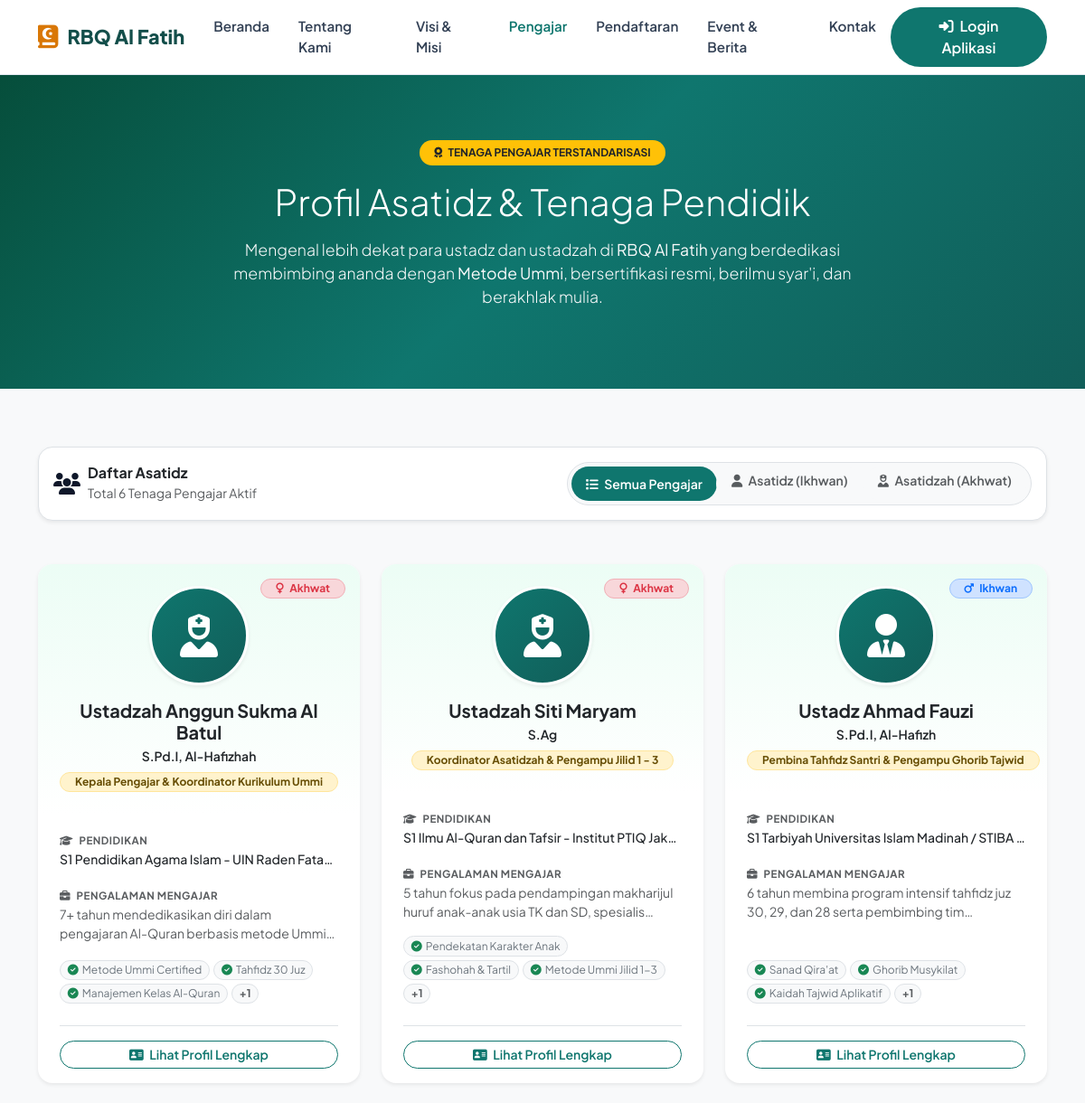
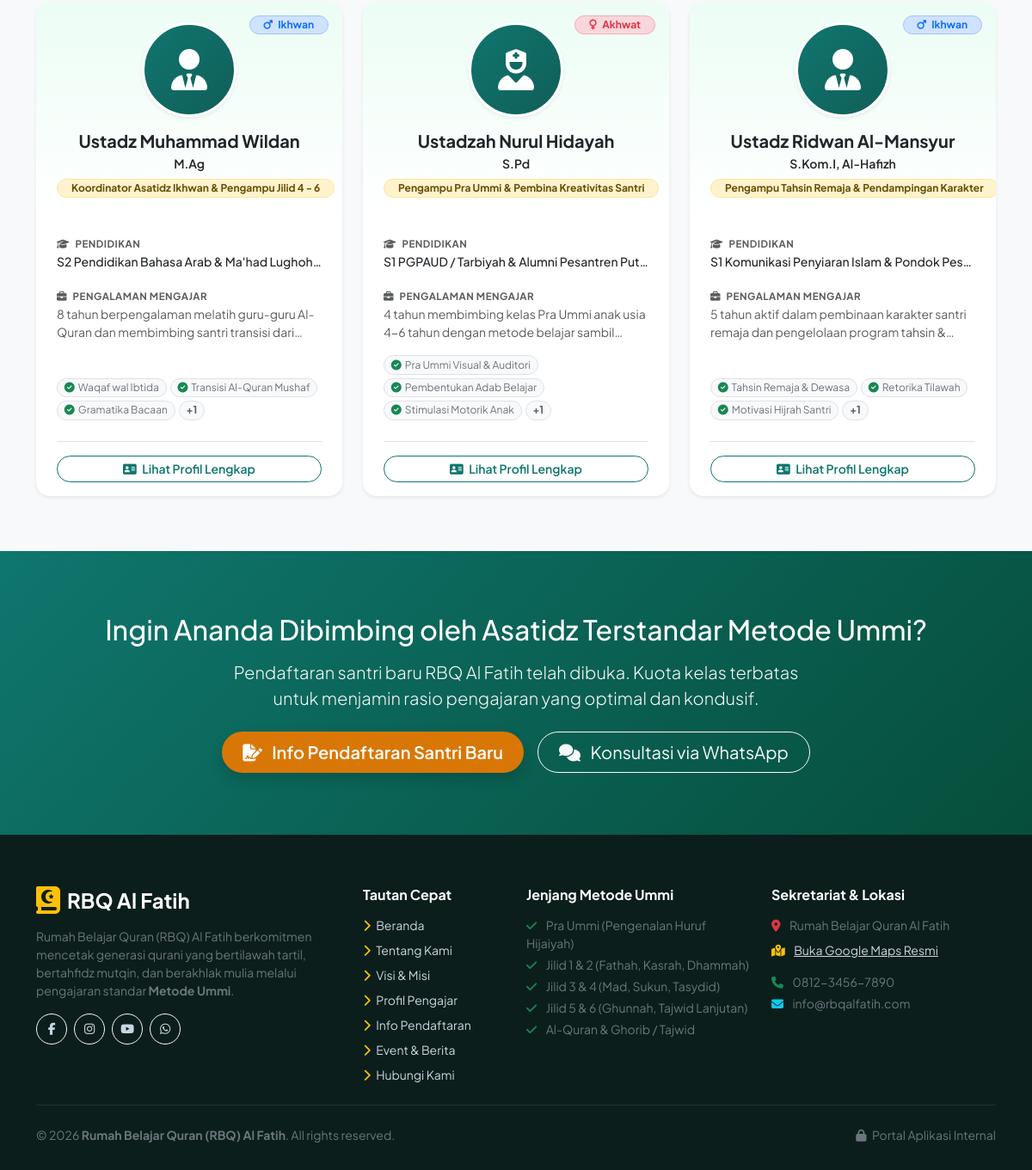
The page /index.php/profil/pengajar on the database its author committed (2 pictures, top to bottom).
### tables this page shows
CREATE TABLE `pengajar` (
  `id` int unsigned NOT NULL AUTO_INCREMENT,
  `user_id` int unsigned DEFAULT NULL,
  `nama` varchar(150) NOT NULL,
  `gelar` varchar(100) DEFAULT NULL,
  `jenis_kelamin` enum('L','P') NOT NULL DEFAULT 'L',
  `jabatan` varchar(150) NOT NULL,
  `foto` varchar(255) DEFAULT NULL,
  `pendidikan` varchar(255) NOT NULL,
  `sertifikasi` text,
  `pengalaman` text NOT NULL,
  `spesialisasi` varchar(255) DEFAULT NULL,
  `quote` text,
  `kontak_hp` varchar(30) DEFAULT NULL,
  `email` varchar(100) DEFAULT NULL,
  `urutan` int DEFAULT '1',
  `is_active` tinyint(1) DEFAULT '1',
  `created_at` datetime DEFAULT CURRENT_TIMESTAMP,
  `updated_at` datetime DEFAULT CURRENT_TIMESTAMP ON UPDATE CURRENT_TIMESTAMP,
  PRIMARY KEY (`id`),
  KEY `user_id` (`user_id`),
  KEY `jenis_kelamin` (`jenis_kelamin`),
  KEY `is_active` (`is_active`)
);

### application/controllers/Profil.php (called while the page is built, shortened)
<?php
class Profil extends MY_Controller
{
    public function __construct()
    {
        $this->load->model('Berita_model');
        $this->load->model('Semester_model');
        $this->load->model('Pengajar_model');
    }
    public function pengajar()
    {
        $filter_jk = $this->input->get('filter', TRUE);
        if (!in_array(strtoupper((string)$filter_jk), ['L', 'P'])) {
            $filter_jk = null;
        }
        $data['title']          = 'Profil Pengajar (Asatidz & Asatidzah) - RBQ Al Fatih';
        $data['active_menu']    = 'pengajar';
        $data['filter_jk']      = $filter_jk;
        $data['daftar_pengajar']= $this->Pengajar_model->get_all($filter_jk, true);
        $data['total_pengajar'] = $this->Pengajar_model->count_active();
        $this->load->view('public/layout/header', $data);
        $this->load->view('public/pengajar', $data);
        $this->load->view('public/layout/footer', $data);
    }
}

### index.php (called while the page is built, shortened)
<?php
require_once BASEPATH.'core/CodeIgniter.php';

### application/models/Pengajar_model.php (called while the page is built, shortened)
<?php
class Pengajar_model extends CI_Model
{
    private $table = 'pengajar';
    public function get_all($jenis_kelamin = null, $only_active = true)
    {
        $this->db->select('*');
        $this->db->from($this->table);
        if ($only_active) {
            $this->db->where('is_active', 1);
        }
        $this->db->order_by('urutan', 'ASC');
        $this->db->order_by('id', 'ASC');
        return $this->db->get()->result();
    }
}

### application/views/public/pengajar.php (the view, shortened to what this page needs)
<section class="py-5" style="background: linear-gradient(135deg, #064e3b 0%, #0f766e 50%, #115e59 100%); color: #ffffff;">
    <div class="container py-4 text-center">
        <span class="badge bg-warning text-dark px-3 py-2 rounded-pill fw-bold text-uppercase mb-3">
            <i class="fa-solid fa-award me-1"></i> Tenaga Pengajar Terstandarisasi
        </span>
        <h1 class="display-6 fw-extrabold mb-3 text-white">Profil Asatidz & Tenaga Pendidik</h1>
        <p class="lead text-light opacity-90 max-w-2xl mx-auto" style="font-size: 1.1rem; max-width: 750px;">
            Mengenal lebih dekat para ustadz dan ustadzah di <strong>RBQ Al Fatih</strong> yang berdedikasi membimbing ananda dengan <strong>Metode Ummi</strong>, bersertifikasi resmi, berilmu syar'i, dan berakhlak mulia.
        </p>
    </div>
</section>
<section class="py-5 bg-light">
    <div class="container py-3">
        <div class="d-flex flex-wrap justify-content-between align-items-center mb-5 gap-3 bg-white p-3 rounded-4 shadow-sm border">
            <div class="d-flex align-items-center gap-2">
                <i class="fa-solid fa-users text-emerald fs-4"></i>
                <div>
                    <h6 class="mb-0 fw-bold text-dark">Daftar Asatidz</h6>
                    <small class="text-muted">Total <?= count($daftar_pengajar); ?> Tenaga Pengajar Aktif</small>
                </div>
            </div>
            <div class="btn-group p-1 bg-light rounded-pill border" role="group">
                <a href="<?= base_url('pengajar'); ?>" class="btn btn-sm rounded-pill px-3 fw-semibold <?= empty($filter_jk) ? 'btn-emerald text-white' : 'btn-light text-muted'; ?>">
                    <i class="fa-solid fa-list me-1"></i> Semua Pengajar
                </a>
                <a href="<?= base_url('pengajar?filter=L'); ?>" class="btn btn-sm rounded-pill px-3 fw-semibold <?= (isset($filter_jk) && $filter_jk === 'L') ? 'btn-emerald text-white' : 'btn-light text-muted'; ?>">
                    <i class="fa-solid fa-user me-1"></i> Asatidz (Ikhwan)
                </a>
                <a href="<?= base_url('pengajar?filter=P'); ?>" class="btn btn-sm rounded-pill px-3 fw-semibold <?= (isset($filter_jk) && $filter_jk === 'P') ? 'btn-emerald text-white' : 'btn-light text-muted'; ?>">
                    <i class="fa-solid fa-user-nurse me-1"></i> Asatidzah (Akhwat)
                </a>
            </div>
        </div>
        <?php if (!empty($daftar_pengajar)): ?>
            <div class="row g-4">
                <?php foreach ($daftar_pengajar as $p): ?>
                    <?php
                        $badges = array_filter(array_map('trim', explode(',', (string)$p->spesialisasi)));
                    ?>
                    <div class="col-lg-4 col-md-6">
                        <div class="card h-100 border-0 shadow-sm rounded-4 overflow-hidden position-relative teacher-card">
                            <div class="p-4 text-center position-relative" style="background: linear-gradient(180deg, #ecfdf5 0%, #ffffff 100%);">
                                <span class="position-absolute top-0 end-0 mt-3 me-3 badge <?= ($p->jenis_kelamin === 'L') ? 'bg-primary-subtle text-primary border border-primary-subtle' : 'bg-danger-subtle text-danger border border-danger-subtle'; ?> rounded-pill px-3 py-1 fw-bold">
                                    <i class="fa-solid <?= ($p->jenis_kelamin === 'L') ? 'fa-mars' : 'fa-venus'; ?> me-1"></i>
                                    <?= ($p->jenis_kelamin === 'L') ? 'Ikhwan' : 'Akhwat'; ?>
                                </span>
                                <div class="avatar-wrapper mx-auto mb-3">
                                    <?php if (!empty($p->foto) && file_exists(FCPATH . 'uploads/pengajar/' . $p->foto)): ?>
                                        <img src="<?= base_url('uploads/pengajar/' . $p->foto); ?>" alt="<?= htmlspecialchars($p->nama); ?>" class="rounded-circle shadow-sm border border-3 border-white object-fit-cover" style="width: 110px; height: 110px;">
                                    <?php else: ?>
                                        <div class="avatar-placeholder rounded-circle shadow-sm border border-3 border-white d-flex align-items-center justify-content-center mx-auto" style="width: 110px; height: 110px; background: linear-gradient(135deg, #0f766e 0%, #115e59 100%); color: #ffffff;">
                                            <i class="fa-solid <?= ($p->jenis_kelamin === 'L') ? 'fa-user-tie' : 'fa-user-nurse'; ?> fa-3x"></i>
                                        </div>
                                    <?php endif; ?>
                                </div>
                                <h5 class="fw-bold text-dark mb-1"><?= htmlspecialchars($p->nama); ?></h5>
                                <?php if (!empty($p->gelar)): ?>
                                    <p class="text-emerald fw-semibold small mb-1"><?= htmlspecialchars($p->gelar); ?></p>
                                <?php endif; ?>
                                <span class="badge bg-warning-subtle text-warning-emphasis border border-warning-subtle px-3 py-1 rounded-pill small">
                                    <?= htmlspecialchars($p->jabatan); ?>
                                </span>
                            </div>
                            <div class="card-body px-4 py-3 d-flex flex-column">
                                <div class="mb-3">
                                    <small class="text-muted text-uppercase fw-bold" style="font-size: 0.72rem; letter-spacing: 0.5px;">
                                        <i class="fa-solid fa-graduation-cap text-emerald me-1"></i> Pendidikan
                                    </small>
                                    <p class="small text-dark fw-medium mb-0 text-truncate" title="<?= htmlspecialchars($p->pendidikan); ?>">
                                        <?= htmlspecialchars($p->pendidikan); ?>
                                    </p>
                                </div>
                                <div class="mb-3">
                                    <small class="text-muted text-uppercase fw-bold" style="font-size: 0.72rem; letter-spacing: 0.5px;">
                                        <i class="fa-solid fa-briefcase text-emerald me-1"></i> Pengalaman Mengajar
                                    </small>
                                    <p class="small text-muted mb-0 line-clamp-2" style="display: -webkit-box; -webkit-line-clamp: 2; -webkit-box-orient: vertical; overflow: hidden; min-height: 40px;">
                                        <?= htmlspecialchars($p->pengalaman); ?>
                                    </p>
                                </div>
                                <?php if (!empty($badges)): ?>
                                    <div class="mb-3 mt-auto">
                                        <div class="d-flex flex-wrap gap-1">
                                            <?php foreach (array_slice($badges, 0, 3) as $b): ?>
                                                <span class="badge bg-light text-secondary border rounded-pill small fw-normal" style="font-size: 0.75rem;">
                                                    <i class="fa-solid fa-circle-check text-success me-1"></i><?= htmlspecialchars($b); ?>
                                                </span>
                                            <?php endforeach; ?>
                                            <?php if (count($badges) > 3): ?>
                                                <span class="badge bg-light text-muted border rounded-pill small" style="font-size: 0.75rem;">+<?= count($badges) - 3; ?></span>
                                            <?php endif; ?>
                                        </div>
                                    </div>
                                <?php endif; ?>
                                <div class="pt-3 border-top mt-2">
                                    <button type="button" class="btn btn-outline-emerald w-100 rounded-pill btn-sm fw-semibold btn-detail-pengajar" data-id="<?= $p->id; ?>">
                                        <i class="fa-solid fa-address-card me-1"></i> Lihat Profil Lengkap
                                    </button>
                                </div>
                            </div>
                        </div>
                    </div>
                <?php endforeach; ?>
            </div>
        <?php endif; ?>
    </div>
</section>
<section class="py-5" style="background: linear-gradient(135deg, #0f766e 0%, #064e3b 100%); color: #ffffff;">
    <div class="container py-4 text-center">
        <h2 class="fw-extrabold text-white mb-3">Ingin Ananda Dibimbing oleh Asatidz Terstandar Metode Ummi?</h2>
        <p class="lead text-light opacity-90 max-w-2xl mx-auto mb-4" style="max-width: 700px;">
            Pendaftaran santri baru RBQ Al Fatih telah dibuka. Kuota kelas terbatas untuk menjamin rasio pengajaran yang optimal dan kondusif.
        </p>
        <div class="d-flex flex-wrap justify-content-center gap-3">
            <a href="<?= base_url('pendaftaran'); ?>" class="btn btn-gold btn-lg px-4 shadow">
                <i class="fa-solid fa-file-signature me-2"></i> Info Pendaftaran Santri Baru
            </a>
            <a href="<?= base_url('kontak'); ?>" class="btn btn-outline-light btn-lg px-4 rounded-pill">
                <i class="fa-solid fa-comments me-2"></i> Konsultasi via WhatsApp
            </a>
        </div>
    </div>
</section>

### rows shown on the page
pengajar: jenis_kelamin "Akhwat", nama "Ustadzah Anggun Sukma Al Batul", gelar "S.Pd.I, Al-Hafizhah", jabatan "Kepala Pengajar & Koordinator Kurikulum Ummi", pendidikan "S1 Pendidikan Agama Islam - UIN Raden Fata…", pengalaman "7+ tahun mendedikasikan diri dalam pengajaran Al-Quran berbasis metode…", spesialisasi "Metode Ummi Certified", spesialisasi "Tahfidz 30 Juz", spesialisasi "Manajemen Kelas Al-Quran", count($badges)-3 "1"
pengajar: jenis_kelamin "Akhwat", nama "Ustadzah Siti Maryam", gelar "S.Ag", jabatan "Koordinator Asatidzah & Pengampu Jilid 1 - 3", pendidikan "S1 Ilmu Al-Quran dan Tafsir - Institut PTIQ Jak…", pengalaman "5 tahun fokus pada pendampingan makharijul huruf anak-anak usia TK dan SD,…", spesialisasi "Pendekatan Karakter Anak", spesialisasi "Fashohah & Tartil", spesialisasi "Metode Ummi Jilid 1-3", count($badges)-3 "1"
pengajar: jenis_kelamin "Ikhwan", nama "Ustadz Ahmad Fauzi", gelar "S.Pd.I, Al-Hafizh", jabatan "Pembina Tahfidz Santri & Pengampu Ghorib Tajwid", pendidikan "S1 Tarbiyah Universitas Islam Madinah / STIBA…", pengalaman "6 tahun membina program intensif tahfidz juz 30, 29, dan 28 serta pembimbing…", spesialisasi "Sanad Qira'at", spesialisasi "Ghorib Musykilat", spesialisasi "Kaidah Tajwid Aplikatif", count($badges)-3 "1"
pengajar: jenis_kelamin "Ikhwan", nama "Ustadz Muhammad Wildan", gelar "M.Ag", jabatan "Koordinator Asatidz Ikhwan & Pengampu Jilid 4 - 6", pendidikan "S2 Pendidikan Bahasa Arab & Ma'had Lughoh…", pengalaman "8 tahun berpengalaman melatih guru-guru Al-Quran dan membimbing santri transisi…", spesialisasi "Waqaf wal Ibtida", spesialisasi "Transisi Al-Quran Mushaf", spesialisasi "Gramatika Bacaan", count($badges)-3 "1"
pengajar: jenis_kelamin "Akhwat", nama "Ustadzah Nurul Hidayah", gelar "S.Pd", jabatan "Pengampu Pra Ummi & Pembina Kreativitas Santri", pendidikan "S1 PGPAUD / Tarbiyah & Alumni Pesantren Put…", pengalaman "4 tahun membimbing kelas Pra Ummi anak usia 4-6 tahun dengan metode belajar…", spesialisasi "Pra Ummi Visual & Auditori", spesialisasi "Pembentukan Adab Belajar", spesialisasi "Stimulasi Motorik Anak", count($badges)-3 "1"
pengajar: jenis_kelamin "Ikhwan", nama "Ustadz Ridwan Al-Mansyur", gelar "S.Kom.I, Al-Hafizh", jabatan "Pengampu Tahsin Remaja & Pendampingan Karakter", pendidikan "S1 Komunikasi Penyiaran Islam & Pondok Pes…", pengalaman "5 tahun aktif dalam pembinaan karakter santri remaja dan pengelolaan program tahsin…", spesialisasi "Tahsin Remaja & Dewasa", spesialisasi "Retorika Tilawah", spesialisasi "Motivasi Hijrah Santri", count($badges)-3 "1"

### other values the page prints
count($daftar_pengajar) "6"
